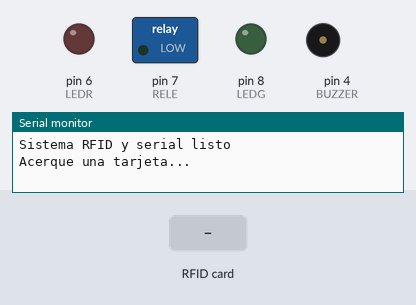
The sketch below on a simulated Arduino Uno, built with avr-gcc and run on an emulated ATmega328P. On the bench: switched loads named in the sketch (green lamp = pin HIGH), output pins drawn as LEDs (lit = HIGH), buzzer (waves = sounding, pin HIGH), the last lines printed to the serial monitor. The test bench sets the inputs (shaded band). Pins used as bus, display or sensor lines are not drawn.

Above: at 1.2 s.
1.3 s: RFID card 5E 7A 19 C4 held to the reader
At 1.4 s:
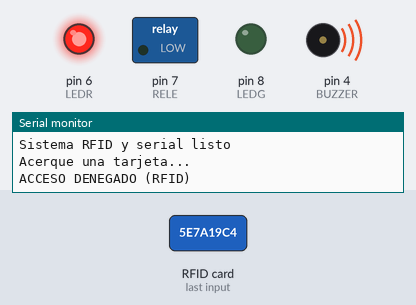
At 2.4 s:
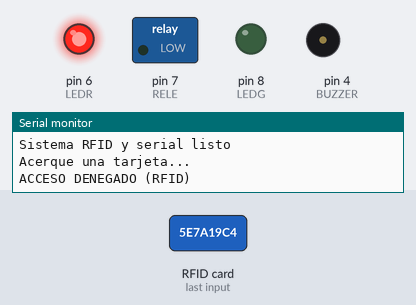
Timing chart, 0 to 4.3 s (numbered marks = the images above; inputs shaded):
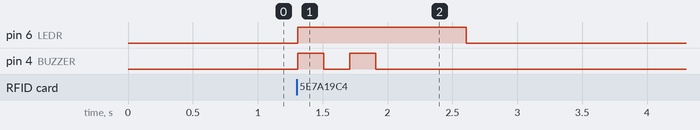

Measured:
- after the input at 1.3 s, pin 6 (LEDR): LOW → HIGH at once, → LOW 1.3 s later; pin 4 (BUZZER): alternates HIGH for 0.20 s and LOW for 0.20 s, 4 changes in all, then stays LOW, starting at once

The sketch:

CamSAccessReceiver.ino
```cpp
#include <SPI.h>
#include <MFRC522.h>

#define RST_PIN 9
#define SS_PIN 10

MFRC522 mfrc522(SS_PIN, RST_PIN);

// Pines
#define LEDG 8
#define BUZZER 4
#define LEDR 6
#define RELE 7

// Configuracion del rele
#define RELE_ON HIGH
#define RELE_OFF LOW
#define CONFIRMACION_CAMARA_MS 10000UL

String tarjetaEsperada;
String solicitudRegistro;
unsigned long momentoSenal = 0;

void setup() {
  Serial.begin(9600);

  pinMode(RELE, OUTPUT);
  pinMode(LEDG, OUTPUT);
  pinMode(LEDR, OUTPUT);
  pinMode(BUZZER, OUTPUT);

  digitalWrite(RELE, RELE_OFF);
  digitalWrite(LEDG, LOW);
  digitalWrite(LEDR, LOW);
  digitalWrite(BUZZER, LOW);

  SPI.begin();
  mfrc522.PCD_Init();

  Serial.println("Sistema RFID y serial listo");
  Serial.println("Acerque una tarjeta...");
}

void loop() {
  recibirSenalSerial();
  verificarExpiracionCamara();
  revisarTarjeta();
}

void recibirSenalSerial() {
  if (!Serial.available()) {
    return;
  }

  String signal = Serial.readStringUntil('\n');
  signal.trim();

  tarjetaEsperada = "";
  solicitudRegistro = "";
  digitalWrite(LEDR, LOW);
  momentoSenal = millis();
  if (signal.startsWith("ENROLL:") && signal.length() == 19) {
    solicitudRegistro = signal.substring(7);
    digitalWrite(LEDR, HIGH);
  } else if (signal.startsWith("VERIFY:")) {
    tarjetaEsperada = signal.substring(7);
  }
}

void verificarExpiracionCamara() {
  unsigned long elapsed = millis() - momentoSenal;
  if (elapsed >= CONFIRMACION_CAMARA_MS) tarjetaEsperada = "";
  if (solicitudRegistro.length() && elapsed >= 20000UL) {
    solicitudRegistro = "";
    digitalWrite(LEDR, LOW);
  }
}

void revisarTarjeta() {
  if (!mfrc522.PICC_IsNewCardPresent()) {
    return;
  }

  if (!mfrc522.PICC_ReadCardSerial()) {
    return;
  }

  String uid;
  for (byte i = 0; i < mfrc522.uid.size; i++) {
    byte valor = mfrc522.uid.uidByte[i];
    if (valor < 0x10) uid += '0';
    uid += String(valor, HEX);
  }
  uid.toUpperCase();

  if (solicitudRegistro.length()) {
    Serial.print("CARD:");
    Serial.print(solicitudRegistro);
    Serial.print(':');
    Serial.println(uid);
    solicitudRegistro = "";
    digitalWrite(LEDR, LOW);
  } else if (uid.length() && uid == tarjetaEsperada) {
    accesoPermitido("RFID");
  } else {
    accesoDenegado("RFID");
  }

  mfrc522.PICC_HaltA();
  mfrc522.PCD_StopCrypto1();
  delay(300);
}

void accesoPermitido(const char* origen) {
  tarjetaEsperada = "";

  Serial.print("ACCESO PERMITIDO (");
  Serial.print(origen);
  Serial.println(")");

  digitalWrite(RELE, RELE_ON);
  digitalWrite(LEDG, HIGH);
  digitalWrite(LEDR, LOW);
  digitalWrite(BUZZER, HIGH);
  delay(5000);

  digitalWrite(RELE, RELE_OFF);
  digitalWrite(LEDG, LOW);
  digitalWrite(BUZZER, LOW);
  Serial.println("Cerradura cerrada");
}

void accesoDenegado(const char* origen) {
  tarjetaEsperada = "";

  Serial.print("ACCESO DENEGADO (");
  Serial.print(origen);
  Serial.println(")");

  digitalWrite(RELE, RELE_OFF);
  digitalWrite(LEDG, LOW);
  digitalWrite(LEDR, HIGH);

  for (byte pitido = 0; pitido < 2; pitido++) {
    digitalWrite(BUZZER, HIGH);
    delay(200);
    digitalWrite(BUZZER, LOW);
    if (pitido == 0) {
      delay(200);
    }
  }

  delay(700);
  digitalWrite(LEDR, LOW);
}
```
